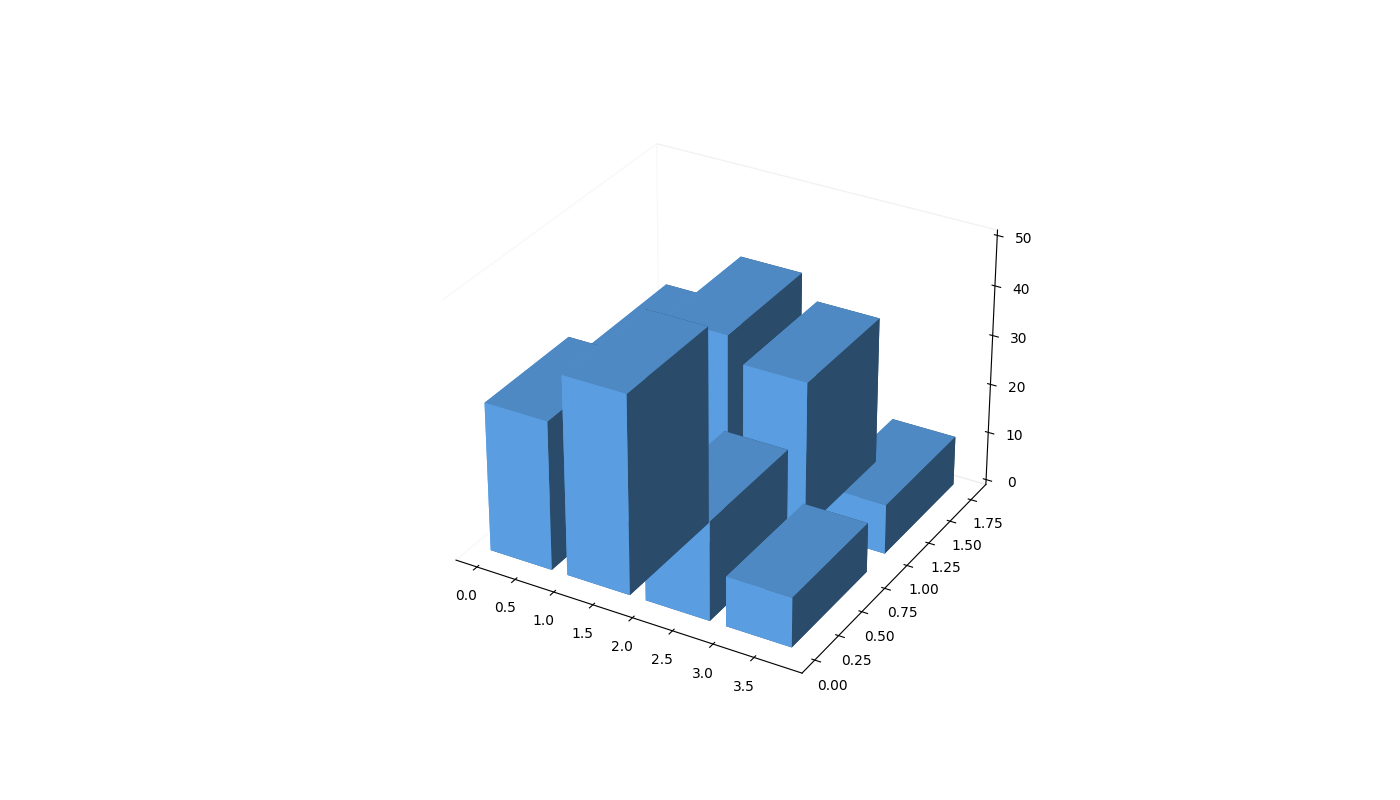

This chart was generated by the following Python code:
import matplotlib.pyplot as plt
import numpy as np

# Data setup
percentage_data = np.array([
    [30, 40, 20, 10],  # Ancient Archives
    [25, 35, 30, 10],  # Renaissance Repository
])

# Create figure and 3D axes
fig = plt.figure(figsize=(14, 8))
ax = fig.add_subplot(111, projection='3d')

# Define bar positions
xpos, ypos = np.meshgrid(np.arange(4), np.arange(2))
xpos = xpos.flatten()
ypos = ypos.flatten()
zpos = np.zeros_like(xpos)

# Define bar sizes
dx = dy = 0.8
dz = percentage_data.flatten()

single_color = '#66B3FF'

# Plot bars
for i in range(len(xpos)):
    ax.bar3d(xpos[i], ypos[i], zpos[i], dx, dy, dz[i], color=single_color, zsort='average')

# Customize the axes
ax.set_zlim(0, 50)

# Remove grids and borders
ax.xaxis.pane.fill = False
ax.yaxis.pane.fill = False
ax.zaxis.pane.fill = False
ax.grid(False)

# Display the plot
plt.show()
